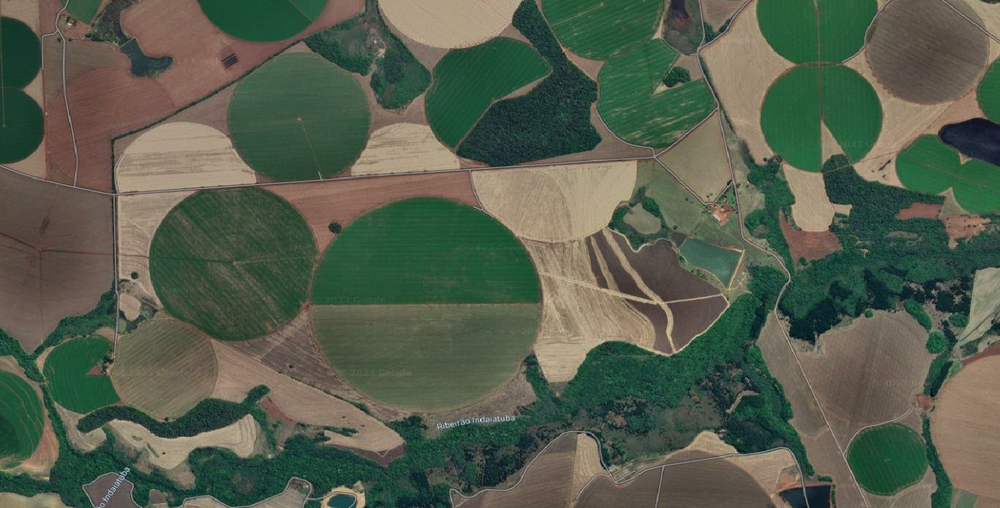
#> input picture 05_auto_cropfield_detection/sample_imgs/talhao2-pivot.png, 1000 x 508 px, shrunk from 1533 x 779 before the run
$ python -i transformers.py   (imports and definitions only)
#> lines starting #> are read from the running program, lines starting #| are printed output that depends on the picture
#> further down, picture is the input picture: shape (508, 1000, 3); mean B, G, R 76.9, 93.8, 85.4
"""
[PT-BR]
Essa classe tem como o unico objetivo a aplicacao de transformacoes
classicas da literatura em imagens de qualquer natureza. Ainda que
pensada para ser utilizada no projeto de talhonamento automatizado
Nutrien, a sua utilizacao pode ser extendida para qualquer outra
implementacao.
Caso seja sua primeira vez lidando com esse tipo de assunto a leitura
do seguinte e recomendada:
https://docs.opencv.org/4.x/d9/d61/tutorial_py_morphological_ops.html

[EN-EN]
This class have only one objective, witch is to apply classic image
transformation in any image. Developed to be used in pair with the
automatic cropfiled finder but not limited to, the utilization of this
class is extensible to any scenario where it can bem applyed.
If this is your first time using image transformations, we suggest
reading the following:
https://docs.opencv.org/4.x/d9/d61/tutorial_py_morphological_ops.html"""

import cv2
import numpy as np
import matplotlib.pyplot as plt


class ImgTransformers:
    """This class has the objective to provide image transformers
    """

    def __init__(self):
        """Class constructor
        """

        self.img = None
        self.bkp_img = None

        self.transformers = {
            "simple_blur": self.simple_blur,
            "erode": self.erode,
            "dilate": self.dilate,
            "opening": self.opening,
            "closing": self.closing,
            "morph_gradient": self.morph_gradient,
            "top_hat": self.top_hat,
            "black_hat": self.black_hat,
            "erode_dilate": self.erode_dilate,
            "dilate_erode": self.dilate_erode,
        }

    # [250 lines left out: functions set_img, transform, transform_list, regenerate_img, simple_blur, erode and 6 more, not called in this run]

    @staticmethod
    def erode_dilate(img):
        """Apply the erode + dilate effect on a open-cv comptabile image

        :param img: The image to be transformed
        :type img: open-cv compatible image
        :return: The procesed image
        :rtype: open-cv compatible imagem
        """

        # Some effects needs to have a kernel to specify where the processing
        # effect should take place into the image, this lib uses a simple
        # kernel, if you need a more elaborated one is recommended to use.
        kernel = np.ones((5, 5), np.uint8)

        img = cv2.erode(img, kernel)
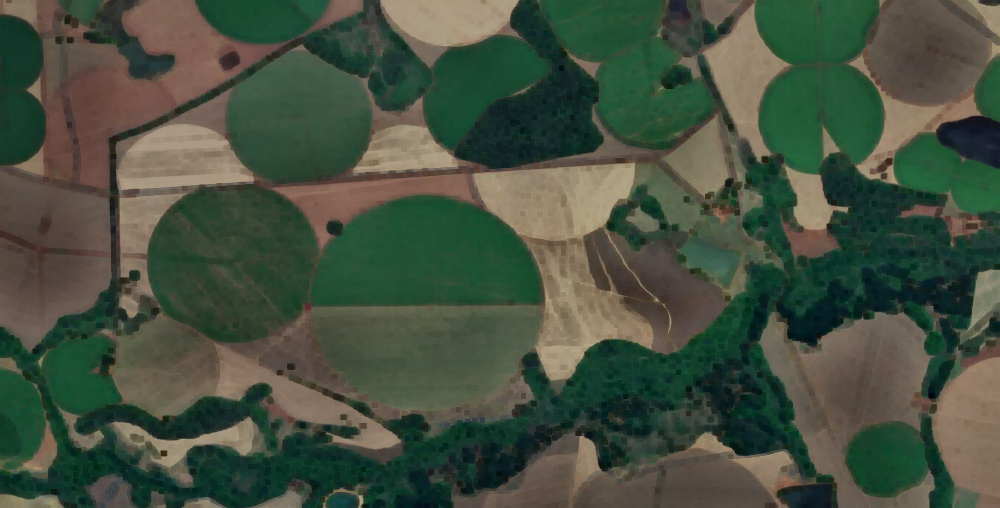
#> img: shape (508, 1000, 3); mean of channels 0, 1, 2 63.8, 80.3, 69.4; drawn as B, G, R

        img = cv2.dilate(img, kernel)
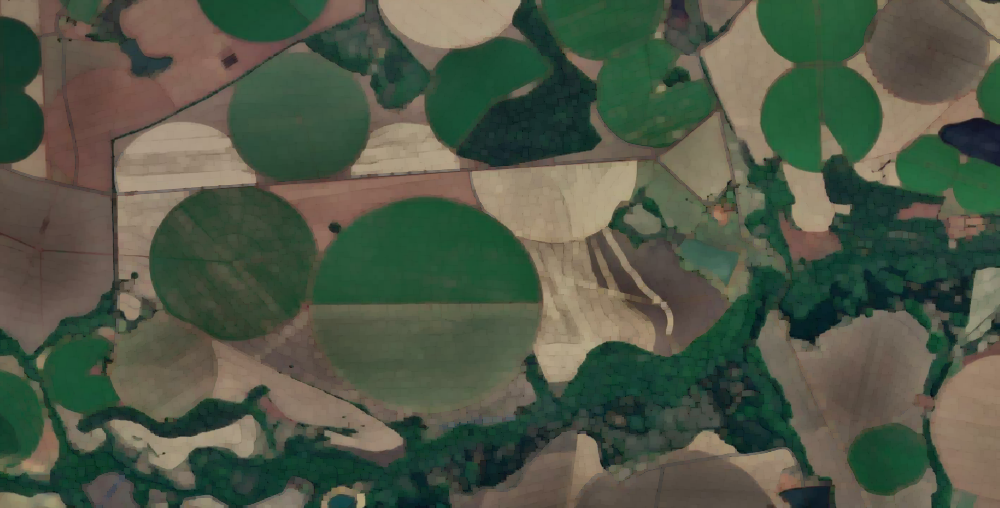
#> img: shape (508, 1000, 3); mean of channels 0, 1, 2 70.9, 88, 79.7; drawn as B, G, R

        return img

    # [20 lines left out: function dilate_erode, not called in this run]

>>> import cv2
>>> picture = cv2.imread('../sample_imgs/talhao2-pivot.png')
>>> result = ImgTransformers().erode_dilate(picture)
